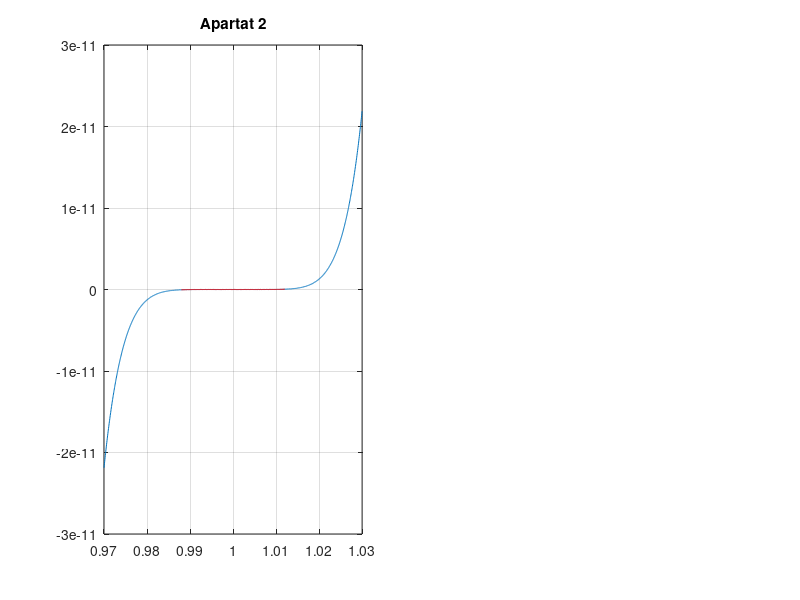

The MATLAB script that drew this image: (Note: this script raises an error after producing the figure.)
%% 1.2. ERRORS DE CANCEL?LACIO.
%  Apartat 4

clear all
format long g

% Grafica apartat 2 apropada
f=@(x)x.^7-7.*x.^6+21.*x.^5-35.*x.^4+35.*x.^3-21.*x.^2+7.*x-1
x1=0.97:0.00005:1.03;
y1=0.988:0.00005:1.012;
subplot(1,2,1), plot(x1, f(x1),y1, f(y1), 'red'), grid, title('Apartat 2')

% Grafica apartat 3 apropada (Horner)
x2=0.988:0.00005:1.012;
a=[1 -7 21 -35 35 -21 7 -1];
n= 7;
d= Exercici2_Apartat3_Funcio(f,n,a,x2)
y2=0.97:0.00005:1.03;
subplot(1,2,2), plot(y2,f(y2),x2,d,'red'), grid, title('Apartat 3 (Horner)')

